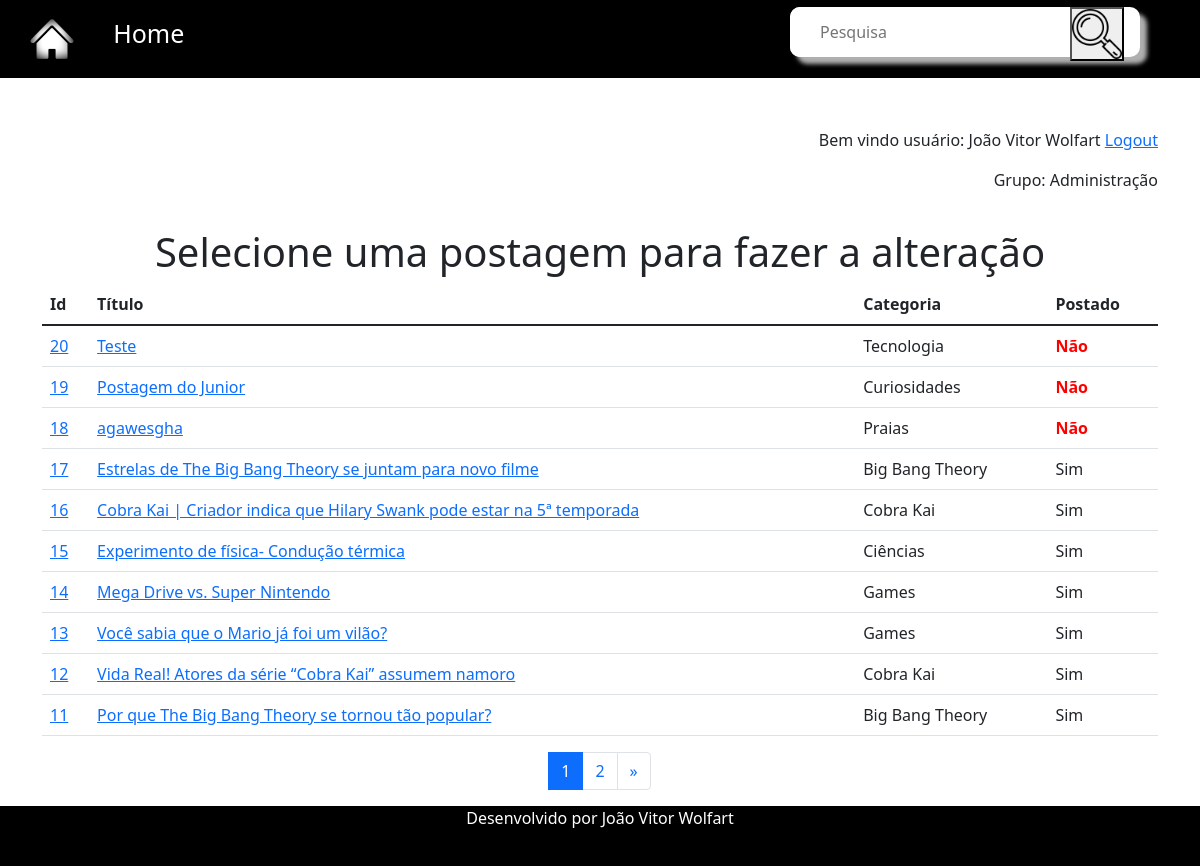
The page /usuarios/colaborador/lista_all/ (signed in) on the database as committed earlier.
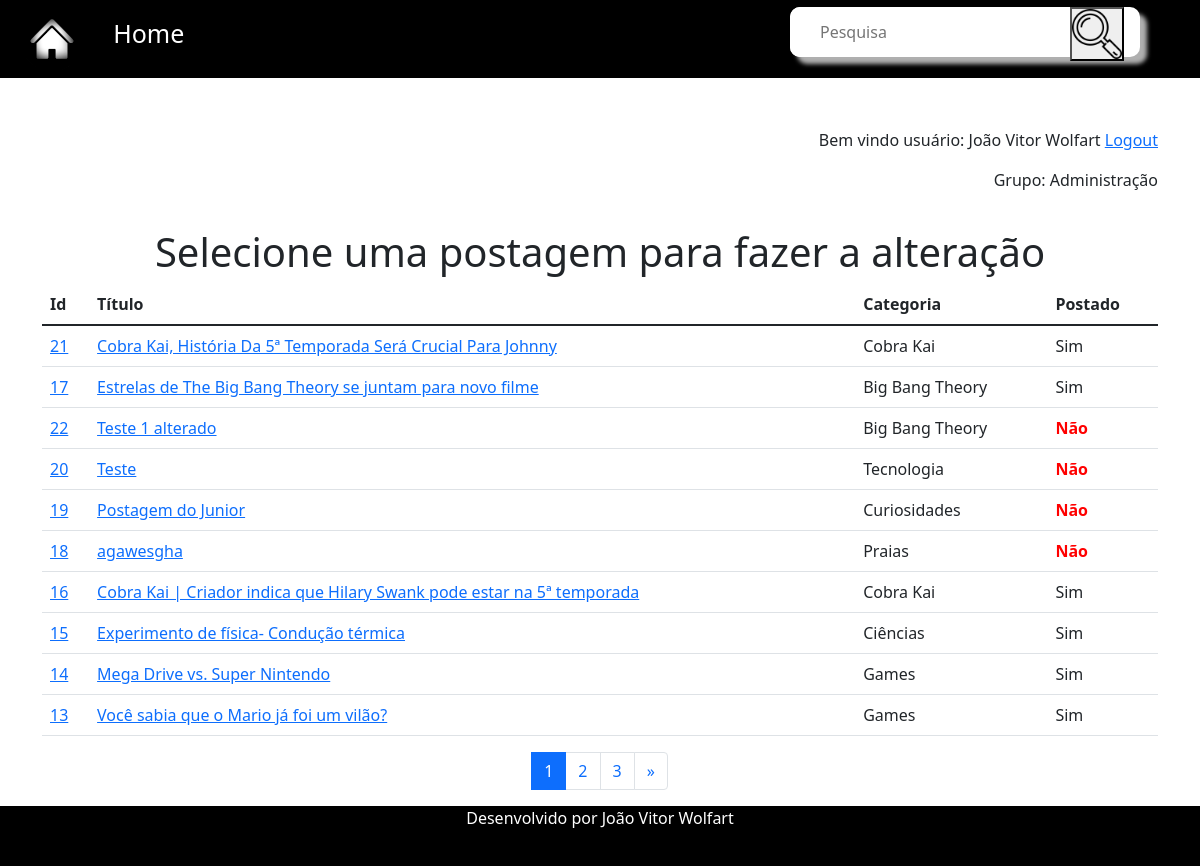
The same page on the database as committed later.
### postagens/models.py (models this page shows, shortened)
class Postagem(models.Model):
    titulo = models.CharField(max_length=100)
    data_postagem = models.DateTimeField(default=timezone.now)
    resumo = models.TextField()
    conteudo = models.TextField()
    categoria = models.ForeignKey(Categoria, on_delete=models.DO_NOTHING)
    foto = models.ImageField(blank=True, upload_to='fotos')
    postado = models.BooleanField(default=False)
    autor = models.ForeignKey(User, on_delete=models.DO_NOTHING, blank=True, null=True)

class Categoria(models.Model):
    categoria = models.CharField(max_length=50)
    def __str__(self):
        return self.categoria

### usuarios/views.py (the view)
# urls.py: path('colaborador/lista_all/', views.listar_all_posts, name='lista_all'),
@login_required(login_url='/usuarios/login')
def listar_all_posts(request):
    posts = Postagem.objects.all().order_by('-data_postagem')
    paginator = Paginator(posts, 10)
    page = request.GET.get('p')
    posts = paginator.get_page(page)
    return render(request, 'lista_posts.html', {'posts': posts})

### usuarios/templates/lista_posts.html (shortened to what this page needs)
{% extends 'base.html' %}
{% load static%}
{% block 'conteudo' %}
{% include 'parciais/_autenticado.html'%}
<h1 style="padding-top: 20px;" class="text-center">Selecione uma postagem para fazer a alteração</h1>
{%if user.groups.all.0.name != 'Diretoria'%}
<table class="table">
    <thead>
        <tr>
            <th>Id</th>
            <th>Título</th>
            <th>Categoria</th>
            <th>Postado</th>
        </tr>
    </thead>
    {% for p in posts%}
    <tr>
        <td><a href="{% url 'alterar' p.id%}">{{p.id}}</a></td>
        <td><a href="{% url 'alterar' p.id%}">{{p.titulo}}</a></td>
        <td>{{p.categoria}}</td>
        {%if p.postado %}
        <td>Sim</td>
        {%else%}
        <td style="color: red;"><strong>Não</strong></td>
        {%endif%}
    </tr>
    {% endfor %}
</table>
{%endif%}
<div class="text-center">
    <nav aria-label="Page navigation example mb-5">
        <ul class="pagination justify-content-center">
        {%for pagina in posts.paginator.page_range%}
            {%if posts.number == pagina%}
                <li class="page-item active"><a class="page-link" href="?p={{pagina}}">{{pagina}}</a></li>
            {%else %}
                <li class="page-item"><a class="page-link" href="?p={{pagina}}">{{pagina}}</a></li>
            {%endif%}
        {% endfor %}
        <li class="page-item">
            {%if posts.has_next %}
            <a class="page-link" href="?p={{posts.next_page_number}}" aria-label="Next">
            <span aria-hidden="true">&raquo;</span>
            </a>
            {% endif %}
        </li>
        </ul>
    </nav>
</div>
{% endblock %}

Rows that differ between the two databases and show on the page:
no longer on this page (row unchanged): Postagem: id "12", titulo "Vida Real! Atores da série “Cobra Kai” assumem namoro", categoria "Cobra Kai", postado "Sim"
no longer on this page (row unchanged): Postagem: id "11", titulo "Por que The Big Bang Theory se tornou tão popular?", categoria "Big Bang Theory", postado "Sim"
added Postagem: id "21", titulo "Cobra Kai, História Da 5ª Temporada Será Crucial Para Johnny", categoria "Cobra Kai", postado "Sim"
changed Postagem "Estrelas de The Big Bang Theory se juntam para novo filme": moves up the list
added Postagem: id "22", titulo "Teste 1 alterado", categoria "Big Bang Theory", postado "Não"
Other text that changed with them:
new list line: "3"
